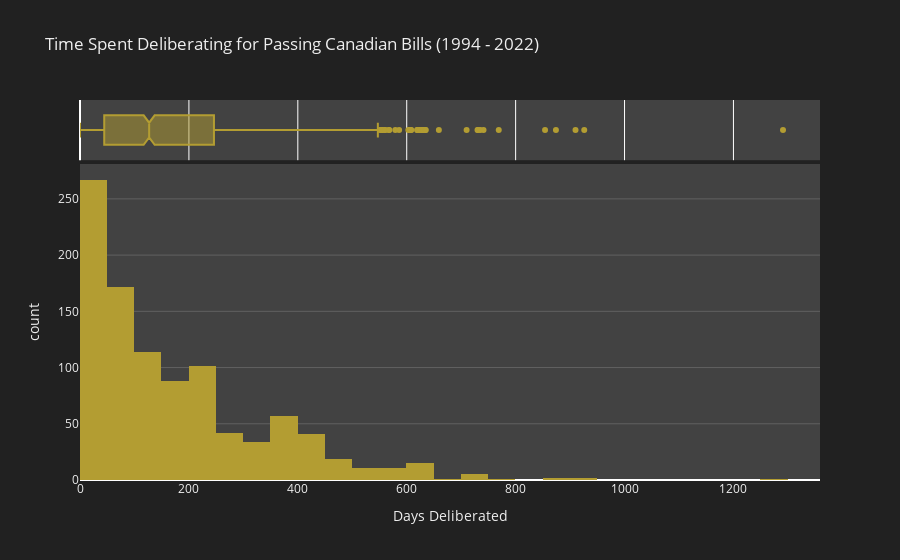

Notebook code cell kept with this figure:
### Code cell
fig = px.histogram(
    plot_4, 
    x = "TimeAlive",
    nbins = 30,
    marginal = "box",
    title = "Time Spent Deliberating for Passing Canadian Bills (1994 - 2022)",
    labels = {
        "count": "Count",
        "TimeAlive": "Days Deliberated"
    },
    color_discrete_sequence = ['#b39d32'],
    height = 600
)

fig.update_xaxes(rangemode = "nonnegative")

fig.update_layout(
    paper_bgcolor="#212121",
    plot_bgcolor = "#424242",
    font_color = "#EEEEEE"
)

fig.update_yaxes(gridcolor='#616161')

fig.show()

### Figure 1 — Plotly figure (JSON) as saved in the notebook; plotly's stock layout.template omitted (floating-point values rounded to 4 significant figures; data arrays with more than 128 entries replaced by an {"elided": "..."} marker saying what was removed)
{"data": [{"alignmentgroup": "True", "bingroup": "x", "hovertemplate": "Days Deliberated=%{x}<br>count=%{y}<extra></extra>", "legendgroup": "", "marker": {"color": "#b39d32", "pattern": {"shape": ""}}, "name": "", "nbinsx": 30, "offsetgroup": "", "orientation": "v", "showlegend": false, "type": "histogram", "x": {"elided": "984 int values"}, "xaxis": "x", "yaxis": "y"}, {"alignmentgroup": "True", "hovertemplate": "Days Deliberated=%{x}<extra></extra>", "legendgroup": "", "marker": {"color": "#b39d32"}, "name": "", "notched": true, "offsetgroup": "", "showlegend": false, "type": "box", "x": {"elided": "984 int values"}, "xaxis": "x2", "yaxis": "y2"}], "layout": {"autosize": true, "barmode": "relative", "font": {"color": "#EEEEEE"}, "legend": {"tracegroupgap": 0}, "paper_bgcolor": "#212121", "plot_bgcolor": "#424242", "title": {"text": "Time Spent Deliberating for Passing Canadian Bills (1994 - 2022)"}, "xaxis": {"anchor": "y", "autorange": true, "domain": [0, 1], "range": [0, 1359.0], "rangemode": "nonnegative", "title": {"text": "Days Deliberated"}, "type": "linear"}, "xaxis2": {"anchor": "y2", "autorange": true, "domain": [0, 1], "matches": "x", "range": [0, 1359.0], "rangemode": "nonnegative", "showgrid": true, "showticklabels": false, "type": "linear"}, "yaxis": {"anchor": "x", "autorange": true, "domain": [0, 0.8316], "gridcolor": "#616161", "range": [0, 281.1], "title": {"text": "count"}}, "yaxis2": {"anchor": "x2", "autorange": true, "domain": [0.8416, 1], "gridcolor": "#616161", "matches": "y2", "range": [-0.5, 0.5], "showgrid": false, "showline": false, "showticklabels": false, "ticks": "", "type": "category"}}}
